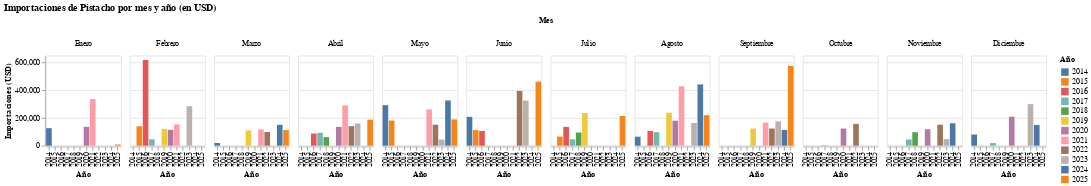

Notebook code for this chart:
### Code cell
import pandas as pd
import altair as alt


df = pd.read_csv("/content/pistacho grafico por mes.csv", sep=";")

# --- 2. Limpieza de datos ---
df = df.dropna(axis=1, how="all")
df = df[["Producto", "Año", "Mes", "Valor en CIF"]]

# Quitar espacios y convertir los valores numéricos correctamente
df.columns = df.columns.str.strip()
df["Mes"] = df["Mes"].str.strip()
df["Valor en CIF"] = df["Valor en CIF"].astype(str).str.replace(",", ".")
df["Valor en CIF"] = pd.to_numeric(df["Valor en CIF"], errors="coerce")

# Eliminar nulos y ceros
df = df.dropna(subset=["Año", "Mes", "Valor en CIF"])
df = df[df["Valor en CIF"] > 0]

# Convertir año a entero
df["Año"] = df["Año"].astype(int)

# --- 3. Ordenar los meses y filtrar valores no válidos ---
orden_meses = [
    "Enero", "Febrero", "Marzo", "Abril", "Mayo", "Junio",
    "Julio", "Agosto", "Septiembre", "Octubre", "Noviembre", "Diciembre"
]

df["Mes"] = pd.Categorical(df["Mes"], categories=orden_meses, ordered=True)
df = df.dropna(subset=["Mes"])  # Elimina filas donde Mes no esté en orden_meses

# --- 4. Crear gráfico ---
chart = (
    alt.Chart(df)
    .mark_bar()
    .encode(
        x=alt.X("Año:O", title="Año"),
        y=alt.Y("sum(Valor en CIF):Q", title="Importaciones (USD)"),
        color=alt.Color("Año:N", title="Año"),
        column=alt.Column("Mes:N", title="Mes", sort=orden_meses, spacing=10),
        tooltip=[
            alt.Tooltip("Año:O"),
            alt.Tooltip("Mes:N"),
            alt.Tooltip("sum(Valor en CIF):Q", title="Importaciones (USD)")
        ]
    )
    .properties(
        title="Importaciones de Pistacho por mes y año (en USD)",
        width=100,
        height=120
    )
)

chart

### Figure 1 — Vega-Lite specification as saved in the notebook (floating-point values rounded to 4 significant figures)
{"config": {"view": {"continuousWidth": 300, "continuousHeight": 300}}, "data": {"name": "data-938f8fe9149acea1926b6565d4999985"}, "mark": {"type": "bar"}, "encoding": {"color": {"field": "Año", "title": "Año", "type": "nominal"}, "column": {"field": "Mes", "sort": ["Enero", "Febrero", "Marzo", "Abril", "Mayo", "Junio", "Julio", "Agosto", "Septiembre", "Octubre", "Noviembre", "Diciembre"], "spacing": 10, "title": "Mes", "type": "nominal"}, "tooltip": [{"field": "Año", "type": "ordinal"}, {"field": "Mes", "type": "nominal"}, {"aggregate": "sum", "field": "Valor en CIF", "title": "Importaciones (USD)", "type": "quantitative"}], "x": {"field": "Año", "title": "Año", "type": "ordinal"}, "y": {"aggregate": "sum", "field": "Valor en CIF", "title": "Importaciones (USD)", "type": "quantitative"}}, "height": 120, "title": "Importaciones de Pistacho por mes y año (en USD)", "width": 100, "$schema": "https://vega.github.io/schema/vega-lite/v5.20.1.json", "datasets": {"data-938f8fe9149acea1926b6565d4999985": [{"Producto": "Pistacho", "Año": 2025, "Mes": "Enero", "Valor en CIF": 8545.0}, {"Producto": "Pistacho", "Año": 2021, "Mes": "Enero", "Valor en CIF": 336300.0}, {"Producto": "Pistacho", "Año": 2020, "Mes": "Enero", "Valor en CIF": 136100.0}, {"Producto": "Pistacho", "Año": 2014, "Mes": "Enero", "Valor en CIF": 126300.0}, {"Producto": "Pistacho", "Año": 2023, "Mes": "Febrero", "Valor en CIF": 284700.0}, {"Producto": "Pistacho", "Año": 2021, "Mes": "Febrero", "Valor en CIF": 153600.0}, {"Producto": "Pistacho", "Año": 2020, "Mes": "Febrero", "Valor en CIF": 114700.0}, {"Producto": "Pistacho", "Año": 2019, "Mes": "Febrero", "Valor en CIF": 121000.0}, {"Producto": "Pistacho", "Año": 2017, "Mes": "Febrero", "Valor en CIF": 46280.0}, {"Producto": "Pistacho", "Año": 2016, "Mes": "Febrero", "Valor en CIF": 618200.0}, {"Producto": "Pistacho", "Año": 2015, "Mes": "Febrero", "Valor en CIF": 139700.0}, {"Producto": "Pistacho", "Año": 2025, "Mes": "Marzo", "Valor en CIF": 112400.0}, {"Producto": "Pistacho", "Año": 2024, "Mes": "Marzo", "Valor en CIF": 150400.0}, {"Producto": "Pistacho", "Año": 2022, "Mes": "Marzo", "Valor en CIF": 99000.0}, {"Producto": "Pistacho", "Año": 2021, "Mes": "Marzo", "Valor en CIF": 117000.0}, {"Producto": "Pistacho", "Año": 2019, "Mes": "Marzo", "Valor en CIF": 110200.0}, {"Producto": "Pistacho", "Año": 2014, "Mes": "Marzo", "Valor en CIF": 19470.0}, {"Producto": "Pistacho", "Año": 2025, "Mes": "Abril", "Valor en CIF": 187600.0}, {"Producto": "Pistacho", "Año": 2023, "Mes": "Abril", "Valor en CIF": 159800.0}, {"Producto": "Pistacho", "Año": 2022, "Mes": "Abril", "Valor en CIF": 141000.0}, {"Producto": "Pistacho", "Año": 2021, "Mes": "Abril", "Valor en CIF": 290900.0}, {"Producto": "Pistacho", "Año": 2020, "Mes": "Abril", "Valor en CIF": 135500.0}, {"Producto": "Pistacho", "Año": 2018, "Mes": "Abril", "Valor en CIF": 61790.0}, {"Producto": "Pistacho", "Año": 2017, "Mes": "Abril", "Valor en CIF": 92650.0}, {"Producto": "Pistacho", "Año": 2016, "Mes": "Abril", "Valor en CIF": 87580.0}, {"Producto": "Pistacho", "Año": 2025, "Mes": "Mayo", "Valor en CIF": 189400.0}, {"Producto": "Pistacho", "Año": 2024, "Mes": "Mayo", "Valor en CIF": 326200.0}, {"Producto": "Pistacho", "Año": 2023, "Mes": "Mayo", "Valor en CIF": 44500.0}, {"Producto": "Pistacho", "Año": 2022, "Mes": "Mayo", "Valor en CIF": 151300.0}, {"Producto": "Pistacho", "Año": 2021, "Mes": "Mayo", "Valor en CIF": 261700.0}, {"Producto": "Pistacho", "Año": 2019, "Mes": "Mayo", "Valor en CIF": 1351.0}, {"Producto": "Pistacho", "Año": 2018, "Mes": "Mayo", "Valor en CIF": 104.6}, {"Producto": "Pistacho", "Año": 2015, "Mes": "Mayo", "Valor en CIF": 181400.0}, {"Producto": "Pistacho", "Año": 2014, "Mes": "Mayo", "Valor en CIF": 292700.0}, {"Producto": "Pistacho", "Año": 2025, "Mes": "Junio", "Valor en CIF": 462100.0}, {"Producto": "Pistacho", "Año": 2023, "Mes": "Junio", "Valor en CIF": 325500.0}, {"Producto": "Pistacho", "Año": 2022, "Mes": "Junio", "Valor en CIF": 394600.0}, {"Producto": "Pistacho", "Año": 2016, "Mes": "Junio", "Valor en CIF": 106300.0}, {"Producto": "Pistacho", "Año": 2015, "Mes": "Junio", "Valor en CIF": 112700.0}, {"Producto": "Pistacho", "Año": 2014, "Mes": "Junio", "Valor en CIF": 208100.0}, {"Producto": "Pistacho", "Año": 2025, "Mes": "Julio", "Valor en CIF": 213900.0}, {"Producto": "Pistacho", "Año": 2021, "Mes": "Julio", "Valor en CIF": 337.1}, {"Producto": "Pistacho", "Año": 2019, "Mes": "Julio", "Valor en CIF": 235600.0}, {"Producto": "Pistacho", "Año": 2018, "Mes": "Julio", "Valor en CIF": 95250.0}, {"Producto": "Pistacho", "Año": 2017, "Mes": "Julio", "Valor en CIF": 46240.0}, {"Producto": "Pistacho", "Año": 2016, "Mes": "Julio", "Valor en CIF": 135600.0}, {"Producto": "Pistacho", "Año": 2015, "Mes": "Julio", "Valor en CIF": 65620.0}, {"Producto": "Pistacho", "Año": 2025, "Mes": "Agosto", "Valor en CIF": 220000.0}, {"Producto": "Pistacho", "Año": 2024, "Mes": "Agosto", "Valor en CIF": 442100.0}, {"Producto": "Pistacho", "Año": 2023, "Mes": "Agosto", "Valor en CIF": 164000.0}, {"Producto": "Pistacho", "Año": 2021, "Mes": "Agosto", "Valor en CIF": 428400.0}, {"Producto": "Pistacho", "Año": 2020, "Mes": "Agosto", "Valor en CIF": 180400.0}, {"Producto": "Pistacho", "Año": 2019, "Mes": "Agosto", "Valor en CIF": 238200.0}, {"Producto": "Pistacho", "Año": 2017, "Mes": "Agosto", "Valor en CIF": 97120.0}, {"Producto": "Pistacho", "Año": 2016, "Mes": "Agosto", "Valor en CIF": 105800.0}, {"Producto": "Pistacho", "Año": 2014, "Mes": "Agosto", "Valor en CIF": 64920.0}, {"Producto": "Pistacho", "Año": 2025, "Mes": "Septiembre", "Valor en CIF": 575300.0}, {"Producto": "Pistacho", "Año": 2024, "Mes": "Septiembre", "Valor en CIF": 113800.0}, {"Producto": "Pistacho", "Año": 2023, "Mes": "Septiembre", "Valor en CIF": 175900.0}, {"Producto": "Pistacho", "Año": 2022, "Mes": "Septiembre", "Valor en CIF": 123700.0}, {"Producto": "Pistacho", "Año": 2021, "Mes": "Septiembre", "Valor en CIF": 166700.0}, {"Producto": "Pistacho", "Año": 2019, "Mes": "Septiembre", "Valor en CIF": 124000.0}, {"Producto": "Pistacho", "Año": 2022, "Mes": "Octubre", "Valor en CIF": 157100.0}, {"Producto": "Pistacho", "Año": 2020, "Mes": "Octubre", "Valor en CIF": 123700.0}, {"Producto": "Pistacho", "Año": 2017, "Mes": "Octubre", "Valor en CIF": 3961.0}, {"Producto": "Pistacho", "Año": 2024, "Mes": "Noviembre", "Valor en CIF": 161900.0}, {"Producto": "Pistacho", "Año": 2023, "Mes": "Noviembre", "Valor en CIF": 47420.0}, {"Producto": "Pistacho", "Año": 2022, "Mes": "Noviembre", "Valor en CIF": 151300.0}, {"Producto": "Pistacho", "Año": 2021, "Mes": "Noviembre", "Valor en CIF": 1340.0}, {"Producto": "Pistacho", "Año": 2020, "Mes": "Noviembre", "Valor en CIF": 118400.0}, {"Producto": "Pistacho", "Año": 2018, "Mes": "Noviembre", "Valor en CIF": 97240.0}, {"Producto": "Pistacho", "Año": 2017, "Mes": "Noviembre", "Valor en CIF": 44820.0}, {"Producto": "Pistacho", "Año": 2024, "Mes": "Diciembre", "Valor en CIF": 149600.0}, {"Producto": "Pistacho", "Año": 2023, "Mes": "Diciembre", "Valor en CIF": 299800.0}, {"Producto": "Pistacho", "Año": 2021, "Mes": "Diciembre", "Valor en CIF": 65.7}, {"Producto": "Pistacho", "Año": 2020, "Mes": "Diciembre", "Valor en CIF": 209000.0}, {"Producto": "Pistacho", "Año": 2017, "Mes": "Diciembre", "Valor en CIF": 19110.0}, {"Producto": "Pistacho", "Año": 2015, "Mes": "Diciembre", "Valor en CIF": 988.0}, {"Producto": "Pistacho", "Año": 2014, "Mes": "Diciembre", "Valor en CIF": 80650.0}]}}
